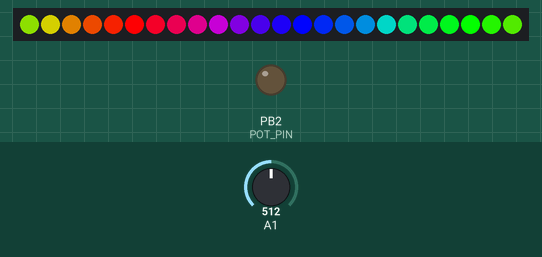
Simulated run of this sketch. Board: ATtiny85, built with avr-gcc and run on an emulated ATtiny85. On the bench: 24 RGB LEDs in strip order, left to right, output pins drawn as LEDs (lit = HIGH). Inputs (shaded band) come from the test bench; at power-on: A1 = 512.

Above: at 1.2 s.
1.3 s: A1 set to 716
At 1.6 s:
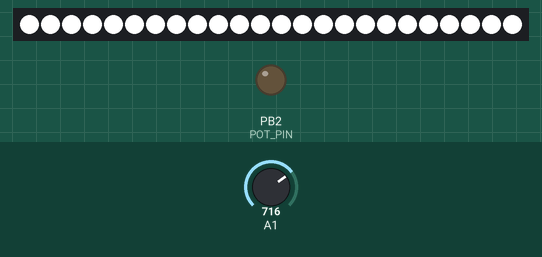
2.8 s: A1 set to 0
At 2.96 s:
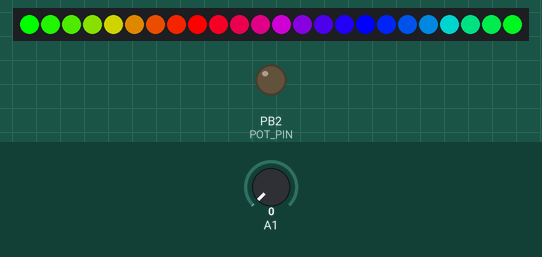
5.8 s: A1 set to 95
At 6.2 s:
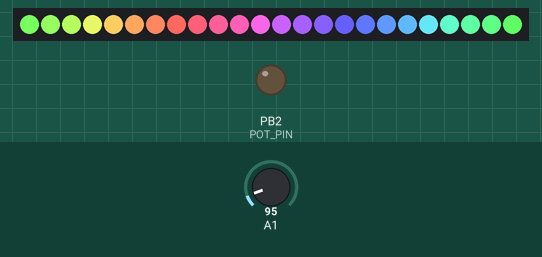
7.5 s: A1 set to 266
At 8.15 s:
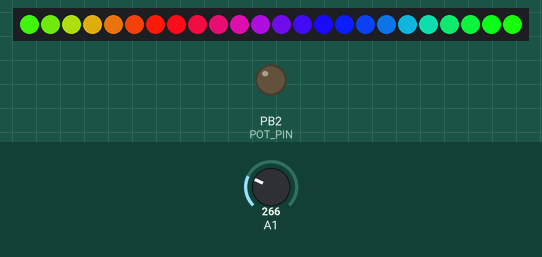
10.1 s: A1 set to 0
At 11.71 s:
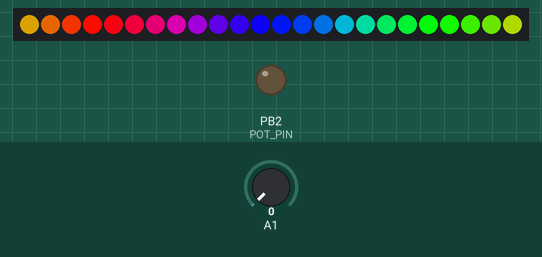
13.1 s: A1 set to 266
At 15.27 s:
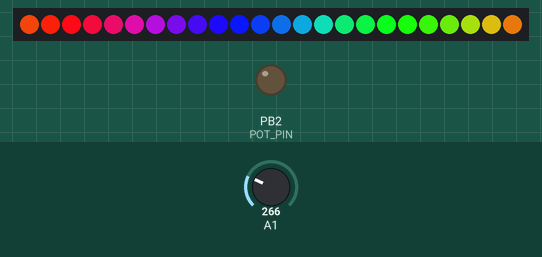
Timing chart, 0 to 16.8 s (numbered marks = the images above; inputs shaded):
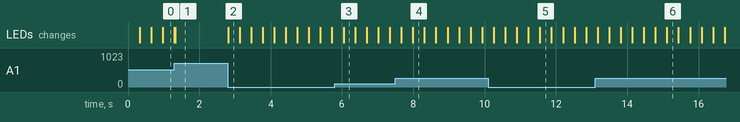

The sketch:

sketch.ino
```cpp
#include <Adafruit_NeoPixel.h>
#ifdef __AVR_ATtiny85__ // Trinket, Gemma, etc.
 #include <avr/power.h>
#endif

#define LED_PIN  1
#define POT_PIN  2
#define POT_ANALOG_PIN  1
#define N_LEDS   24
#define BRIGHTNESS 255
#define RAINBOW_STOP 100
#define WAIT 25
#define READ_BUFFER_SIZE 10

Adafruit_NeoPixel strip = Adafruit_NeoPixel(N_LEDS, LED_PIN, NEO_GRBW + NEO_KHZ800);

void setup() {
#ifdef __AVR_ATtiny85__ // Trinket, Gemma, etc.
  if(F_CPU == 16000000) clock_prescale_set(clock_div_1);
#endif

  strip.begin();
  strip.setBrightness(BRIGHTNESS);
  strip.show();

  pinMode(POT_PIN, OUTPUT);
}

void loop() {
  uint8_t mode = readMode();
  uint8_t currentMode;

  uint16_t i, j;

  if (mode >= RAINBOW_STOP) {
    uint32_t color = Adafruit_NeoPixel::Color(50, 50, 50, mode);
    oneColor(color);
  } else {
    for (j = 0; j < 256 * 5; j++) { // 5 cycles of all colors on wheel
      for (i = 0; i< N_LEDS; i++) {
        strip.setPixelColor(i, wheel(((i * 256 / N_LEDS) + j) & 255, mode));
      }
      strip.show();
      delay(WAIT);

      // Early abort if color changed in the loop
      currentMode = readMode();
      if (abs(mode - currentMode) > 5) {
        break;
      }
    }
  }
}

uint8_t readMode() {
  // Take average of a few readings to account for a noisy potentiometer
  uint16_t sum = 0;
  for (int i = 0; i < READ_BUFFER_SIZE; i++) {
    sum += analogRead(POT_ANALOG_PIN);
  }
  // uint8_t raw = analogRead(POT_ANALOG_PIN);
  // return map(raw, 0, 200, 0, 255);
  return sum / READ_BUFFER_SIZE;
}

// Input a value 0 to 255 to get a color value.
// The colours are a transition r - g - b - back to r.
// white is added to the color
uint32_t wheel(byte wheelPos, uint8_t white) {
  if (wheelPos < 85) {
   return Adafruit_NeoPixel::Color(wheelPos * 3, 255 - wheelPos * 3, 0, white);
  } else if (wheelPos < 170) {
   wheelPos -= 85;
   return Adafruit_NeoPixel::Color(255 - wheelPos * 3, 0, wheelPos * 3, white);
  } else {
   wheelPos -= 170;
   return Adafruit_NeoPixel::Color(0, wheelPos * 3, 255 - wheelPos * 3, white);
  }
}

void oneColor(uint32_t color) {
  for (int i = 0; i < N_LEDS; i++) {
    strip.setPixelColor(i, color);
  }
  strip.show();
}
```

Measured:
- after the input at 1.3 s, the LEDs: first differ from a run without the input at once (image 1)
- after the input at 2.8 s, the LEDs: change at once (image 2)
- after the input at 7.5 s, the LEDs: first change after 0.17 s (image 4 shows a later state)
- after the input at 10.1 s, the LEDs: first change after 0.16 s (image 5 shows a later state)
